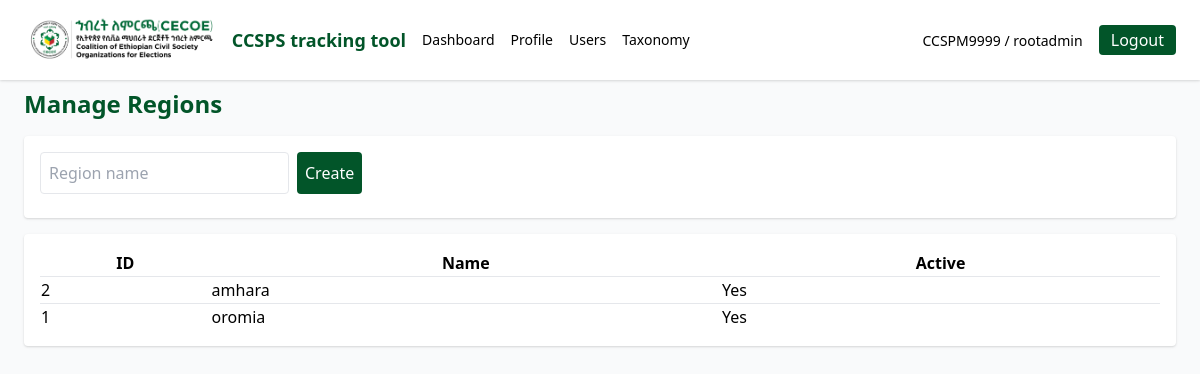
Page /superadmin_regions.php (signed in) on the committed database.
### tables this page shows
CREATE TABLE `users` (
  `id` bigint(20) UNSIGNED NOT NULL,
  `monitor_number` bigint(20) UNSIGNED DEFAULT NULL,
  `monitor_id_code` varchar(16) DEFAULT NULL,
  `username` varchar(100) NOT NULL,
  `email` varchar(255) NOT NULL,
  `password_hash` varchar(255) NOT NULL,
  `role` enum('superadmin','admin','user') DEFAULT 'user',
  `status` enum('pending','approved','declined') DEFAULT 'approved',
  `profile_picture` varchar(512) DEFAULT NULL,
  `is_active` tinyint(1) DEFAULT 1,
  `created_at` datetime NOT NULL,
  `updated_at` datetime NOT NULL
);

CREATE TABLE `regions` (
  `id` int(10) UNSIGNED NOT NULL,
  `name` varchar(200) NOT NULL,
  `is_active` tinyint(1) DEFAULT 1,
  `created_at` datetime NOT NULL,
  `updated_at` datetime NOT NULL
);

### includes/helpers.php (called while the page is built, shortened)
<?php
function baseUrl() {
    $scheme = (!empty($_SERVER['HTTPS']) && $_SERVER['HTTPS'] !== 'off') ? 'https' : 'http';
    $host = $_SERVER['HTTP_HOST'];
    $script_name = $_SERVER['SCRIPT_NAME'];
    $script_dir  = dirname($script_name);
    $script_dir = str_replace('\\', '/', $script_dir);
    if ($script_dir === '/' || $script_dir === '.') {
        return $scheme . '://' . $host;
    }
    return $scheme . '://' . $host . $script_dir;
}

### includes/auth.php (called while the page is built, shortened)
<?php
require_once __DIR__ . '/helpers.php';
function currentUser(PDO $pdo) {
    $stmt = $pdo->prepare("SELECT id, username, email, role, monitor_id_code FROM users WHERE id = :id");
    $stmt->execute([':id' => $_SESSION['user_id']]);
    return $stmt->fetch();
}

### public/superadmin_regions.php (the view, shortened to what this page needs)
<?php
require_once __DIR__ . '/../includes/init.php';
$regions = $pdo->query('SELECT id, name, is_active FROM regions ORDER BY name')->fetchAll();
?>
<h1 class="text-2xl font-semibold mb-4" style="color:#025529">Manage Regions</h1>
<div class="bg-white p-4 rounded shadow mb-4">
  <form id="createRegionForm" class="flex gap-2" data-endpoint="<?= dirname(baseUrl()) ?>/api/regions.php">
    <input name="name" placeholder="Region name" class="p-2 border rounded" required />
    <button type="submit" id="createRegionBtn" class="p-2 rounded btn-brand text-white">Create</button>
  </form>
</div>
<div class="bg-white p-4 rounded shadow">
  <table class="w-full">
    <thead><tr><th>ID</th><th>Name</th><th>Active</th></tr></thead>
    <tbody>
      <?php foreach($regions as $r): ?>
      <tr class="border-t"><td><?= $r['id'] ?></td><td><?= htmlspecialchars($r['name']) ?></td><td><?= $r['is_active'] ? 'Yes' : 'No' ?></td></tr>
      <?php endforeach; ?>
    </tbody>
  </table>
</div>
<?php
include view_path('views/layout.php');
?>

### views/navbar.php (shortened to what this page needs)
<?php
require_once __DIR__ . '/../includes/init.php';
$user = currentUser($pdo);
?>
<nav class="fixed top-0 left-0 right-0 z-50 bg-white shadow p-4">
  <div class="max-w-6xl mx-auto flex items-center justify-between">
    <div class="flex items-center gap-4">
      <a href="<?= baseUrl() ?>/index.php" class="flex items-center gap-3">
        <img src="/img/CECOE-logo.png" alt="CECOE" class="h-10 md:h-12 w-auto" />
        <span class="font-semibold text-lg" style="color:#025529">CCSPS tracking tool</span>
      </a>
      <?php if($user): ?>
        <a href="<?= baseUrl() ?>/index.php" class="text-sm">Dashboard</a>
        <a href="<?= baseUrl() ?>/profile.php" class="text-sm">Profile</a>
        <?php if(isset($user['role']) && $user['role'] === 'superadmin'): ?>
          <a href="<?= baseUrl() ?>/superadmin_users.php" class="text-sm">Users</a>
          <a href="<?= baseUrl() ?>/superadmin_taxonomy.php" class="text-sm">Taxonomy</a>
        <?php endif; ?>
      <?php endif; ?>
    </div>
    <div>
      <?php if($user): ?>
        <span class="text-sm mr-3"><?= htmlspecialchars($user['monitor_id_code'] . ' / ' . $user['username']) ?></span>
        <a href="<?= baseUrl() ?>/logout.php" class="px-3 py-1 btn-brand text-white rounded">Logout</a>
      <?php else: ?>
        <a href="<?= baseUrl() ?>/login.php" class="px-3 py-1 btn-brand text-white rounded">Login</a>
      <?php endif; ?>
    </div>
  </div>
</nav>

### views/layout.php (style rules this page uses)
.btn-brand { background: #025529; color: #fff; }

### rows in the picture
users: monitor_id_code+username "CCSPM9999 / rootadmin"
regions: id "2", name "amhara", is_active "Yes"
regions: id "1", name "oromia", is_active "Yes"
